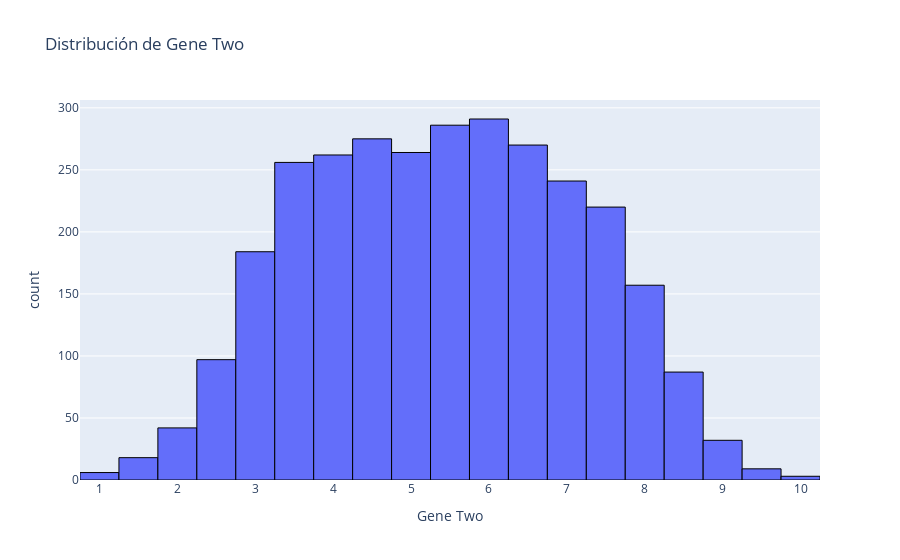

The notebook cell saved with this chart:
### Code cell
fig = px.histogram(df, x='Gene Two', nbins=20, title='Distribución de Gene Two')
fig.update_traces(marker=dict(line=dict(width=1, color='black')))
fig.update_layout(barmode='group')
fig.show()

### Figure 1 — Plotly figure (JSON) as saved in the notebook; plotly's stock layout.template omitted (floating-point values rounded to 4 significant figures; data arrays with more than 128 entries replaced by an {"elided": "..."} marker saying what was removed)
{"data": [{"alignmentgroup": "True", "bingroup": "x", "hovertemplate": "Gene Two=%{x}<br>count=%{y}<extra></extra>", "legendgroup": "", "marker": {"color": "#636efa", "line": {"color": "black", "width": 1}, "pattern": {"shape": ""}}, "name": "", "nbinsx": 20, "offsetgroup": "", "orientation": "v", "showlegend": false, "type": "histogram", "x": {"elided": "3000 float values"}, "xaxis": "x", "yaxis": "y"}], "layout": {"barmode": "group", "legend": {"tracegroupgap": 0}, "title": {"text": "Distribución de Gene Two"}, "xaxis": {"anchor": "y", "domain": [0, 1], "title": {"text": "Gene Two"}}, "yaxis": {"anchor": "x", "domain": [0, 1], "title": {"text": "count"}}}}
